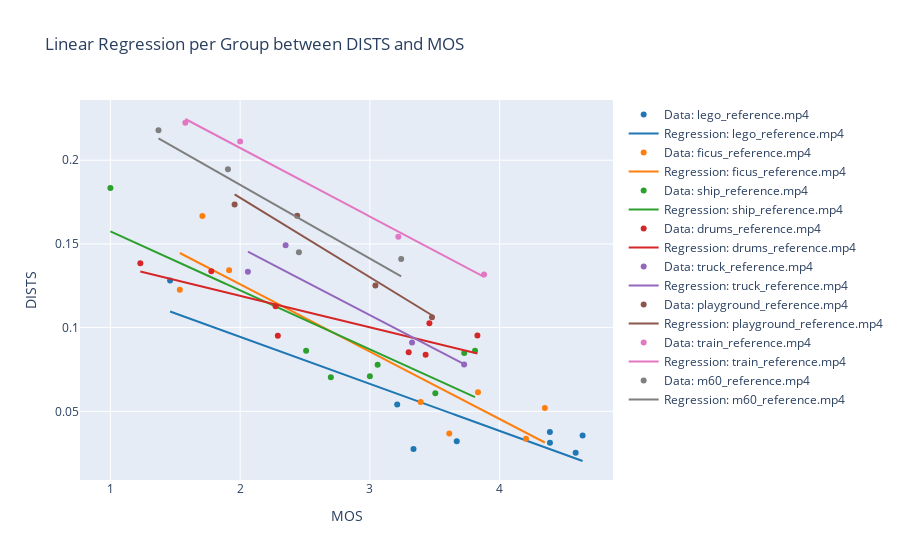
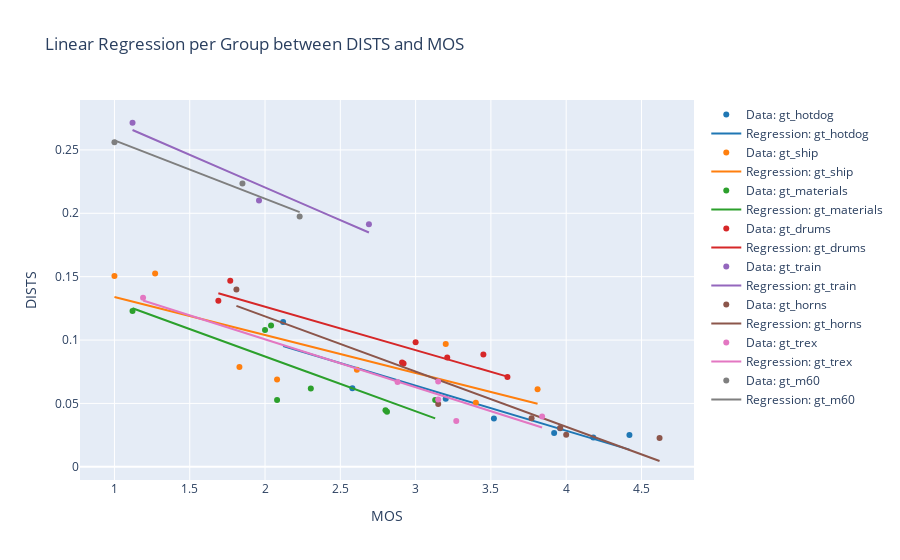

The notebook cell these images were saved under, in order:
### Code cell
def plot_dists_mos_with_group_regression(df, y_col='DISTS', group_col='reference_filename'):
    # Define a list of colors for the groups
    colors = [
        '#1f77b4',  # Mutated blue
        '#ff7f0e',  # Safety orange
        '#2ca02c',  # Cooked asparagus green
        '#d62728',  # Brick red
        '#9467bd',  # Muted purple
        '#8c564b',  # Chestnut brown
        '#e377c2',  # Raspberry yogurt pink
        '#7f7f7f',  # Middle gray
        '#bcbd22',  # Curry yellow-green
        '#17becf'   # Blue-teal
    ]

    def linear_func(x, a, b):
        return a + b * x

    # Plotting
    fig = go.Figure()

    unique_groups = df[group_col].unique()
    for i, group in enumerate(unique_groups):
        group_df = df[df[group_col] == group]
        group_x = group_df['MOS']
        group_y = group_df[y_col]
        
        # Fit the model for each group
        params, params_covariance = curve_fit(linear_func, group_x, group_y)
        
        # Predict using the fitted model for the group
        x_range = np.linspace(min(group_x), max(group_x), 400)
        y_pred = linear_func(x_range, *params)
        
        # Ensure we use a unique color for each group, cycling through the colors list if necessary
        color = colors[i % len(colors)]
        
        # Data points for the group
        fig.add_trace(go.Scatter(x=group_x, y=group_y, mode='markers', name=f'Data: {group}', marker_color=color))
        
        # Regression line for the group
        fig.add_trace(go.Scatter(x=x_range, y=y_pred, mode='lines', name=f'Regression: {group}', line=dict(color=color)))

    fig.update_layout(title=f'Linear Regression per Group between {y_col} and MOS',
                      xaxis_title='MOS',
                      yaxis_title=y_col)
    return fig

display(plot_dists_mos_with_group_regression(scores_df, 'DISTS'))
display(plot_dists_mos_with_group_regression(train_df, 'DISTS', 'referenced_filename'))

### Figure 1 — Plotly figure (JSON) as saved in the notebook; plotly's stock layout.template omitted (floating-point values rounded to 4 significant figures; data arrays with more than 128 entries replaced by an {"elided": "..."} marker saying what was removed)
{"data": [{"marker": {"color": "#1f77b4"}, "mode": "markers", "name": "Data: lego_reference.mp4", "type": "scatter", "x": [4.64, 4.586, 4.387, 3.67, 3.336, 4.388, 3.211, 1.46], "y": [0.0355, 0.02529, 0.03768, 0.03212, 0.02749, 0.0312, 0.05412, 0.1281]}, {"line": {"color": "#1f77b4"}, "mode": "lines", "name": "Regression: lego_reference.mp4", "type": "scatter", "x": {"elided": "400 float values"}, "y": {"elided": "400 float values"}}, {"marker": {"color": "#ff7f0e"}, "mode": "markers", "name": "Data: ficus_reference.mp4", "type": "scatter", "x": [4.349, 4.204, 3.833, 3.612, 1.535, 3.391, 1.709, 1.915], "y": [0.05196, 0.03365, 0.06137, 0.03675, 0.1226, 0.05561, 0.1666, 0.1343]}, {"line": {"color": "#ff7f0e"}, "mode": "lines", "name": "Regression: ficus_reference.mp4", "type": "scatter", "x": {"elided": "400 float values"}, "y": {"elided": "400 float values"}}, {"marker": {"color": "#2ca02c"}, "mode": "markers", "name": "Data: ship_reference.mp4", "type": "scatter", "x": [3.727, 3.81, 3.504, 3, 3.06, 2.699, 1, 2.509], "y": [0.08487, 0.08612, 0.06071, 0.07101, 0.07778, 0.07031, 0.1834, 0.08624]}, {"line": {"color": "#2ca02c"}, "mode": "lines", "name": "Regression: ship_reference.mp4", "type": "scatter", "x": {"elided": "400 float values"}, "y": {"elided": "400 float values"}}, {"marker": {"color": "#d62728"}, "mode": "markers", "name": "Data: drums_reference.mp4", "type": "scatter", "x": [3.43, 3.829, 3.459, 3.299, 1.231, 2.273, 2.291, 1.778], "y": [0.08374, 0.09528, 0.1026, 0.08533, 0.1384, 0.1127, 0.09509, 0.1336]}, {"line": {"color": "#d62728"}, "mode": "lines", "name": "Regression: drums_reference.mp4", "type": "scatter", "x": {"elided": "400 float values"}, "y": {"elided": "400 float values"}}, {"marker": {"color": "#9467bd"}, "mode": "markers", "name": "Data: truck_reference.mp4", "type": "scatter", "x": [3.727, 3.325, 2.06, 2.35], "y": [0.07802, 0.09111, 0.1333, 0.1492]}, {"line": {"color": "#9467bd"}, "mode": "lines", "name": "Regression: truck_reference.mp4", "type": "scatter", "x": {"elided": "400 float values"}, "y": {"elided": "400 float values"}}, {"marker": {"color": "#8c564b"}, "mode": "markers", "name": "Data: playground_reference.mp4", "type": "scatter", "x": [3.479, 3.043, 2.44, 1.957], "y": [0.1062, 0.1252, 0.1668, 0.1735]}, {"line": {"color": "#8c564b"}, "mode": "lines", "name": "Regression: playground_reference.mp4", "type": "scatter", "x": {"elided": "400 float values"}, "y": {"elided": "400 float values"}}, {"marker": {"color": "#e377c2"}, "mode": "markers", "name": "Data: train_reference.mp4", "type": "scatter", "x": [3.88, 3.219, 2, 1.578], "y": [0.1318, 0.1542, 0.2112, 0.2223]}, {"line": {"color": "#e377c2"}, "mode": "lines", "name": "Regression: train_reference.mp4", "type": "scatter", "x": {"elided": "400 float values"}, "y": {"elided": "400 float values"}}, {"marker": {"color": "#7f7f7f"}, "mode": "markers", "name": "Data: m60_reference.mp4", "type": "scatter", "x": [3.241, 2.453, 1.906, 1.371], "y": [0.1409, 0.145, 0.1947, 0.2179]}, {"line": {"color": "#7f7f7f"}, "mode": "lines", "name": "Regression: m60_reference.mp4", "type": "scatter", "x": {"elided": "400 float values"}, "y": {"elided": "400 float values"}}], "layout": {"title": {"text": "Linear Regression per Group between DISTS and MOS"}, "xaxis": {"title": {"text": "MOS"}}, "yaxis": {"title": {"text": "DISTS"}}}}

### Figure 2 — Plotly figure (JSON) as saved in the notebook; plotly's stock layout.template omitted (floating-point values rounded to 4 significant figures; data arrays with more than 128 entries replaced by an {"elided": "..."} marker saying what was removed)
{"data": [{"marker": {"color": "#1f77b4"}, "mode": "markers", "name": "Data: gt_hotdog", "type": "scatter", "x": [4.42, 2.58, 4.18, 3.2, 2.12, 3.92, 3.52, 3.96], "y": [0.02518, 0.062, 0.0231, 0.05372, 0.1142, 0.02659, 0.03812, 0.03049]}, {"line": {"color": "#1f77b4"}, "mode": "lines", "name": "Regression: gt_hotdog", "type": "scatter", "x": {"elided": "400 float values"}, "y": {"elided": "400 float values"}}, {"marker": {"color": "#ff7f0e"}, "mode": "markers", "name": "Data: gt_ship", "type": "scatter", "x": [3.81, 1, 2.61, 3.2, 1.27, 2.08, 1.83, 3.4], "y": [0.06114, 0.1504, 0.07659, 0.09683, 0.1525, 0.0689, 0.07882, 0.05048]}, {"line": {"color": "#ff7f0e"}, "mode": "lines", "name": "Regression: gt_ship", "type": "scatter", "x": {"elided": "400 float values"}, "y": {"elided": "400 float values"}}, {"marker": {"color": "#2ca02c"}, "mode": "markers", "name": "Data: gt_materials", "type": "scatter", "x": [2.81, 1.12, 3.13, 2.04, 2, 2.08, 2.304, 2.8], "y": [0.04347, 0.1228, 0.05262, 0.1114, 0.1079, 0.0528, 0.06181, 0.04461]}, {"line": {"color": "#2ca02c"}, "mode": "lines", "name": "Regression: gt_materials", "type": "scatter", "x": {"elided": "400 float values"}, "y": {"elided": "400 float values"}}, {"marker": {"color": "#d62728"}, "mode": "markers", "name": "Data: gt_drums", "type": "scatter", "x": [2.92, 1.769, 3.61, 3, 1.69, 3.45, 2.91, 3.21], "y": [0.08154, 0.1468, 0.07093, 0.09822, 0.1311, 0.0886, 0.08231, 0.08622]}, {"line": {"color": "#d62728"}, "mode": "lines", "name": "Regression: gt_drums", "type": "scatter", "x": {"elided": "400 float values"}, "y": {"elided": "400 float values"}}, {"marker": {"color": "#9467bd"}, "mode": "markers", "name": "Data: gt_train", "type": "scatter", "x": [2.69, 1.96, 1.12], "y": [0.1914, 0.2102, 0.2714]}, {"line": {"color": "#9467bd"}, "mode": "lines", "name": "Regression: gt_train", "type": "scatter", "x": {"elided": "400 float values"}, "y": {"elided": "400 float values"}}, {"marker": {"color": "#8c564b"}, "mode": "markers", "name": "Data: gt_horns", "type": "scatter", "x": [4.62, 1.81, 4, 3.96, 3.15, 3.77], "y": [0.02276, 0.1398, 0.02537, 0.03069, 0.04952, 0.03836]}, {"line": {"color": "#8c564b"}, "mode": "lines", "name": "Regression: gt_horns", "type": "scatter", "x": {"elided": "400 float values"}, "y": {"elided": "400 float values"}}, {"marker": {"color": "#e377c2"}, "mode": "markers", "name": "Data: gt_trex", "type": "scatter", "x": [3.84, 1.19, 3.27, 3.15, 2.88, 3.15], "y": [0.03968, 0.1333, 0.03622, 0.0673, 0.06687, 0.05301]}, {"line": {"color": "#e377c2"}, "mode": "lines", "name": "Regression: gt_trex", "type": "scatter", "x": {"elided": "400 float values"}, "y": {"elided": "400 float values"}}, {"marker": {"color": "#7f7f7f"}, "mode": "markers", "name": "Data: gt_m60", "type": "scatter", "x": [2.23, 1, 1.85], "y": [0.1975, 0.256, 0.2235]}, {"line": {"color": "#7f7f7f"}, "mode": "lines", "name": "Regression: gt_m60", "type": "scatter", "x": {"elided": "400 float values"}, "y": {"elided": "400 float values"}}], "layout": {"title": {"text": "Linear Regression per Group between DISTS and MOS"}, "xaxis": {"title": {"text": "MOS"}}, "yaxis": {"title": {"text": "DISTS"}}}}
